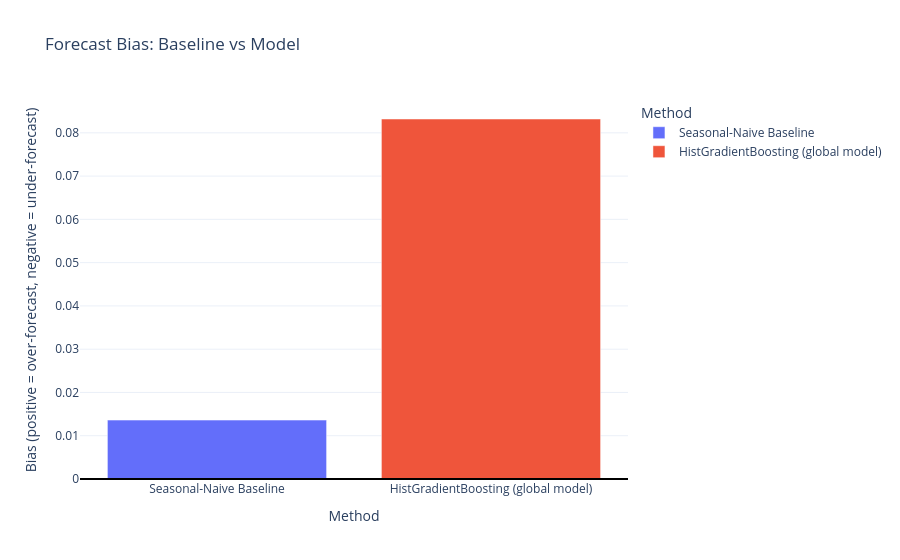

The notebook cell this image was saved under:
### Code cell
fig = px.bar(comparison_table, x="Method", y="Bias", title="Forecast Bias: Baseline vs Model",
             labels={"Bias": "Bias (positive = over-forecast, negative = under-forecast)"},
             template="plotly_white", color="Method")
fig.add_hline(y=0, line_color="black")
fig.show()

### Figure 1 — Plotly figure (JSON) as saved in the notebook; plotly's stock layout.template omitted (floating-point values rounded to 4 significant figures)
{"data": [{"hovertemplate": "Method=%{x}<br>Bias (positive = over-forecast, negative = under-forecast)=%{y}<extra></extra>", "legendgroup": "Seasonal-Naive Baseline", "marker": {"color": "#636efa", "pattern": {"shape": ""}}, "name": "Seasonal-Naive Baseline", "orientation": "v", "showlegend": true, "textposition": "auto", "type": "bar", "x": ["Seasonal-Naive Baseline"], "xaxis": "x", "y": [0.01362], "yaxis": "y"}, {"hovertemplate": "Method=%{x}<br>Bias (positive = over-forecast, negative = under-forecast)=%{y}<extra></extra>", "legendgroup": "HistGradientBoosting (global model)", "marker": {"color": "#EF553B", "pattern": {"shape": ""}}, "name": "HistGradientBoosting (global model)", "orientation": "v", "showlegend": true, "textposition": "auto", "type": "bar", "x": ["HistGradientBoosting (global model)"], "xaxis": "x", "y": [0.0832], "yaxis": "y"}], "layout": {"barmode": "relative", "legend": {"title": {"text": "Method"}, "tracegroupgap": 0}, "shapes": [{"line": {"color": "black"}, "type": "line", "x0": 0, "x1": 1, "xref": "x domain", "y0": 0, "y1": 0, "yref": "y"}], "title": {"text": "Forecast Bias: Baseline vs Model"}, "xaxis": {"anchor": "y", "categoryarray": ["Seasonal-Naive Baseline", "HistGradientBoosting (global model)"], "categoryorder": "array", "domain": [0.0, 1.0], "title": {"text": "Method"}}, "yaxis": {"anchor": "x", "domain": [0.0, 1.0], "title": {"text": "Bias (positive = over-forecast, negative = under-forecast)"}}}}
